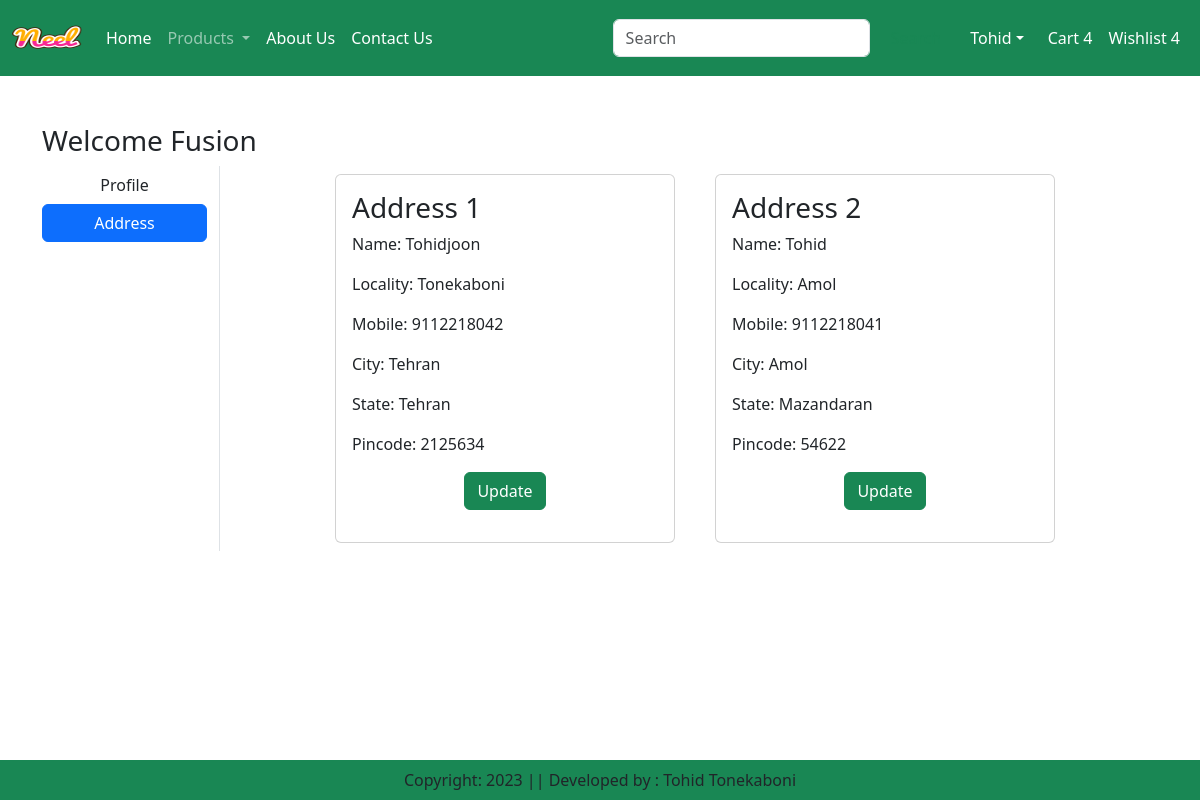
The page /address/ (signed in) on the database its author committed.
### app/models.py (models this page shows, shortened)
class Customer(models.Model):
    user = models.ForeignKey(User, on_delete=models.CASCADE)
    name = models.CharField(max_length=200)
    locality = models.CharField(max_length=200)
    city = models.CharField(max_length=50)
    mobile = models.IntegerField(default=0)
    zipcode = models.IntegerField()
    state = models.CharField(choices=STATE_CHOICES, max_length=100)

### app/views.py (the view)
# urls.py: path("address/", views.address, name="address"),
def address(request):
    add = Customer.objects.filter(user=request.user)
    return render(request, 'app/address.html', locals())

### app/templates/app/address.html (shortened to what this page needs)
{% extends 'app/base.html' %}
{% load static %}
{% block main-centent %}
    <div class="container my-5">
        <div class="row">
            <h3>Welcome <span class="text-capitalize">{{ request.user }}</span></h3>
            <div class="col-sm-2 border-end">
                <ul class="list-unstyled">
                    <li class="d-grid"><a href="{% url 'profile' %}" class="btn">Profile</a></li>
                    <li class="d-grid"><a href="{% url 'address' %}" class="btn btn-primary">Address</a></li>
                </ul>
            </div>
            <div class="col-sm-8 offset-sm-1">
                <div class="row">
                    {% for ad in add %}
                        <div class="col-sm-6">
                            <div class="card m-2">
                                <div class="card-body">
                                    <h3>Address {{ forloop.counter }}</h3>
                                    <p>Name: {{ ad.name }}</p>
                                    <p>Locality: {{ ad.locality }}</p>
                                    <p>Mobile: {{ ad.mobile }}</p>
                                    <p>City: {{ ad.city }}</p>
                                    <p>State: {{ ad.state }}</p>
                                    <p>Pincode: {{ ad.zipcode }}</p>
                                    <p class="text-center"><a href="{% url 'updateAddress' pk=ad.id %}" type="button" class="btn btn-success">Update</a></p>
                                </div>
                            </div>
                        </div>
                    {% endfor %}
                </div>
            </div>
        </div>
    </div>
{% endblock main-centent %}

### rows shown on the page
Customer: name "Tohidjoon", locality "Tonekaboni", mobile "9112218042", city "Tehran", state "Tehran", zipcode "2125634"
Customer: name "Tohid", locality "Amol", mobile "9112218041", city "Amol", state "Mazandaran", zipcode "54622"

### other values the page prints
{{ request.user }} "Fusion"
